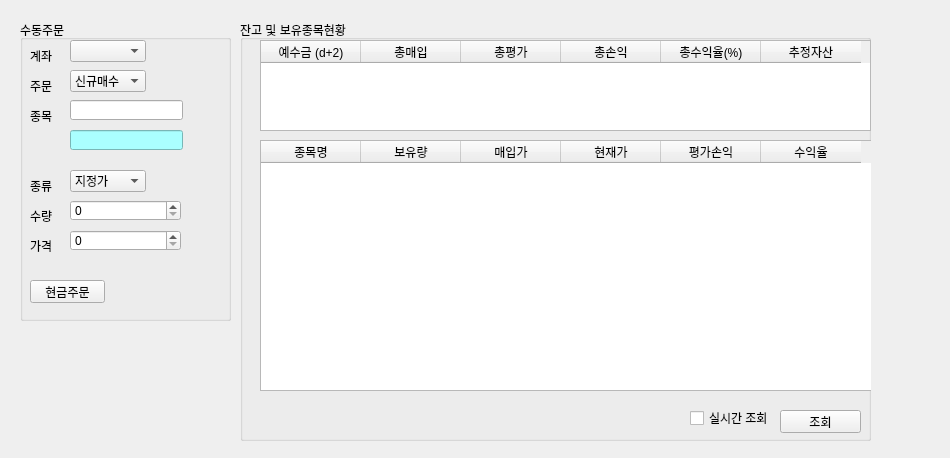
<?xml version="1.0" encoding="UTF-8"?>
<ui version="4.0">
 <class>Form</class>
 <widget class="QWidget" name="Form">
  <property name="geometry">
   <rect>
    <x>0</x>
    <y>0</y>
    <width>950</width>
    <height>458</height>
   </rect>
  </property>
  <property name="windowTitle">
   <string>Form</string>
  </property>
  <widget class="QGroupBox" name="groupBox">
   <property name="geometry">
    <rect>
     <x>20</x>
     <y>20</y>
     <width>211</width>
     <height>301</height>
    </rect>
   </property>
   <property name="title">
    <string>수동주문</string>
   </property>
   <widget class="QLabel" name="label">
    <property name="geometry">
     <rect>
      <x>10</x>
      <y>30</y>
      <width>56</width>
      <height>12</height>
     </rect>
    </property>
    <property name="text">
     <string>계좌</string>
    </property>
   </widget>
   <widget class="QLabel" name="label_2">
    <property name="geometry">
     <rect>
      <x>10</x>
      <y>220</y>
      <width>56</width>
      <height>12</height>
     </rect>
    </property>
    <property name="text">
     <string>가격</string>
    </property>
   </widget>
   <widget class="QLabel" name="label_3">
    <property name="geometry">
     <rect>
      <x>10</x>
      <y>60</y>
      <width>56</width>
      <height>12</height>
     </rect>
    </property>
    <property name="text">
     <string>주문</string>
    </property>
   </widget>
   <widget class="QLabel" name="label_4">
    <property name="geometry">
     <rect>
      <x>10</x>
      <y>90</y>
      <width>56</width>
      <height>12</height>
     </rect>
    </property>
    <property name="text">
     <string>종목</string>
    </property>
   </widget>
   <widget class="QLabel" name="label_5">
    <property name="geometry">
     <rect>
      <x>10</x>
      <y>190</y>
      <width>56</width>
      <height>12</height>
     </rect>
    </property>
    <property name="text">
     <string>수량</string>
    </property>
   </widget>
   <widget class="QLabel" name="label_6">
    <property name="geometry">
     <rect>
      <x>10</x>
      <y>160</y>
      <width>56</width>
      <height>12</height>
     </rect>
    </property>
    <property name="text">
     <string>종류</string>
    </property>
   </widget>
   <widget class="QComboBox" name="comboAccount">
    <property name="geometry">
     <rect>
      <x>50</x>
      <y>20</y>
      <width>76</width>
      <height>22</height>
     </rect>
    </property>
   </widget>
   <widget class="QComboBox" name="comboOrderType">
    <property name="geometry">
     <rect>
      <x>50</x>
      <y>50</y>
      <width>76</width>
      <height>22</height>
     </rect>
    </property>
    <item>
     <property name="text">
      <string>신규매수</string>
     </property>
    </item>
    <item>
     <property name="text">
      <string>신규매도</string>
     </property>
    </item>
    <item>
     <property name="text">
      <string>매수취소</string>
     </property>
    </item>
    <item>
     <property name="text">
      <string>매도취소</string>
     </property>
    </item>
   </widget>
   <widget class="QComboBox" name="comboHoga">
    <property name="geometry">
     <rect>
      <x>50</x>
      <y>150</y>
      <width>76</width>
      <height>22</height>
     </rect>
    </property>
    <item>
     <property name="text">
      <string>지정가</string>
     </property>
    </item>
    <item>
     <property name="text">
      <string>시장가</string>
     </property>
    </item>
   </widget>
   <widget class="QLineEdit" name="lineEdit">
    <property name="geometry">
     <rect>
      <x>50</x>
      <y>80</y>
      <width>113</width>
      <height>20</height>
     </rect>
    </property>
   </widget>
   <widget class="QLineEdit" name="lineEdit_2">
    <property name="geometry">
     <rect>
      <x>50</x>
      <y>110</y>
      <width>113</width>
      <height>20</height>
     </rect>
    </property>
    <property name="styleSheet">
     <string notr="true">background-color: rgb(170, 255, 255);</string>
    </property>
   </widget>
   <widget class="QSpinBox" name="spinQuantity">
    <property name="geometry">
     <rect>
      <x>50</x>
      <y>180</y>
      <width>111</width>
      <height>21</height>
     </rect>
    </property>
   </widget>
   <widget class="QSpinBox" name="spinBoxPrice">
    <property name="geometry">
     <rect>
      <x>50</x>
      <y>210</y>
      <width>111</width>
      <height>21</height>
     </rect>
    </property>
   </widget>
   <widget class="QPushButton" name="pushButtonSetOrder">
    <property name="geometry">
     <rect>
      <x>10</x>
      <y>260</y>
      <width>75</width>
      <height>23</height>
     </rect>
    </property>
    <property name="text">
     <string>현금주문</string>
    </property>
   </widget>
  </widget>
  <widget class="QGroupBox" name="groupBox_2">
   <property name="geometry">
    <rect>
     <x>240</x>
     <y>20</y>
     <width>631</width>
     <height>421</height>
    </rect>
   </property>
   <property name="title">
    <string>잔고 및 보유종목현황</string>
   </property>
   <widget class="QPushButton" name="buttonCheckBalance">
    <property name="geometry">
     <rect>
      <x>540</x>
      <y>390</y>
      <width>81</width>
      <height>23</height>
     </rect>
    </property>
    <property name="text">
     <string>조회</string>
    </property>
   </widget>
   <widget class="QCheckBox" name="checkBox">
    <property name="geometry">
     <rect>
      <x>450</x>
      <y>390</y>
      <width>81</width>
      <height>16</height>
     </rect>
    </property>
    <property name="text">
     <string>실시간 조회</string>
    </property>
   </widget>
   <widget class="QTableWidget" name="tableEvaulaltion">
    <property name="geometry">
     <rect>
      <x>20</x>
      <y>20</y>
      <width>611</width>
      <height>91</height>
     </rect>
    </property>
    <column>
     <property name="text">
      <string>예수금 (d+2)</string>
     </property>
    </column>
    <column>
     <property name="text">
      <string>총매입</string>
     </property>
    </column>
    <column>
     <property name="text">
      <string>총평가</string>
     </property>
    </column>
    <column>
     <property name="text">
      <string>총손익</string>
     </property>
    </column>
    <column>
     <property name="text">
      <string>총수익율(%)</string>
     </property>
    </column>
    <column>
     <property name="text">
      <string>추정자산</string>
     </property>
    </column>
   </widget>
   <widget class="QTableWidget" name="tableMyItems">
    <property name="geometry">
     <rect>
      <x>20</x>
      <y>120</y>
      <width>621</width>
      <height>251</height>
     </rect>
    </property>
    <column>
     <property name="text">
      <string>종목명</string>
     </property>
    </column>
    <column>
     <property name="text">
      <string>보유량</string>
     </property>
    </column>
    <column>
     <property name="text">
      <string>매입가</string>
     </property>
    </column>
    <column>
     <property name="text">
      <string>현재가</string>
     </property>
    </column>
    <column>
     <property name="text">
      <string>평가손익</string>
     </property>
    </column>
    <column>
     <property name="text">
      <string>수익율</string>
     </property>
    </column>
   </widget>
  </widget>
 </widget>
 <resources/>
 <connections/>
</ui>
